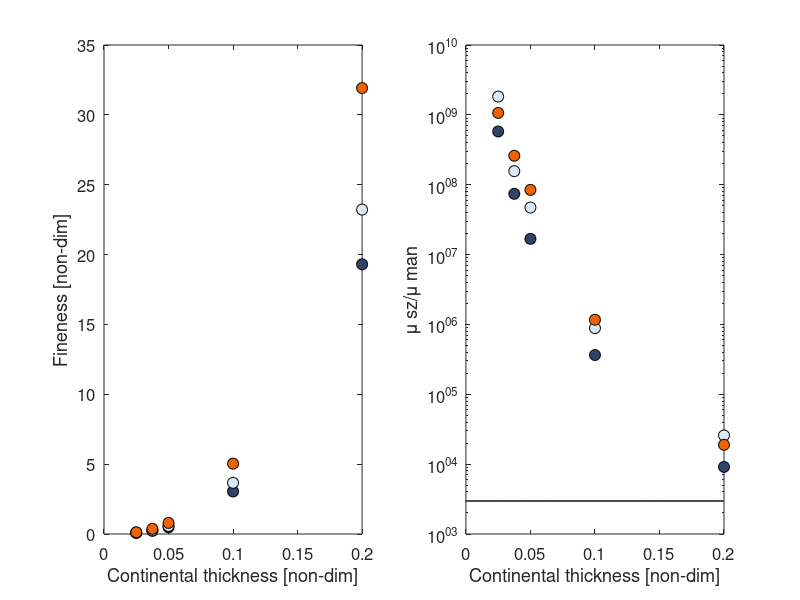

The MATLAB source for this figure:
clear all;
close all;

% params
D = 1e-2;
H = 1.5e5;
theta_h = 13.82;
theta_v = 13.82;
h_l = exp(-theta_h);
mu_l = exp(theta_v);
p = 4;
m = 2;
mu_jump = 100;
Ra = 1e7;

eff_Ra = 1.0e+07 *[1.0811    1.3004    1.7875];

% variables
d = 1 - [0.8, 0.9, 0.95, 0.9625, 0.975];
Q10_Aman = [3.1352, 2.9824, 2.9162, 3.1679, 3.0235];
Q15_Aman = [2.0596, 2.1919, 2.7264, 2.2386, 2.6304];
Q20_Aman = [1.3279, 1.833, 2.4091, 2.3156, 1.3981];
Q10_Tman = [0.7563, 0.7631, 0.7762, 0.7607, 0.7598];
Q15_Tman = [0.9189, 0.8986, 0.8873, 0.8917, 0.8900];
Q20_Tman = [1.0061, 0.9905, 0.9934, 0.9696, 0.9884];

% equations
del_tau = 0.2764*Ra*d.^2.6643*theta_h^1.228*mu_jump^-0.57;
del_tau_q10 = 0.2764*eff_Ra(1)*d.^2.6643*theta_h^1.228*mu_jump^-0.57;
del_tau_q15 = 0.2764*eff_Ra(2)*d.^2.6643*theta_h^1.228*mu_jump^-0.57;
del_tau_q20 = 0.2764*eff_Ra(3)*d.^2.6643*theta_h^1.228*mu_jump^-0.57;

A_sz = ((D*del_tau.^2)/(H*h_l*mu_l)).^(1/(p-m));
A_sz_q10 = ((D*del_tau_q10.^2)/(H*h_l*mu_l)).^(1/(p-m));
A_sz_q15 = ((D*del_tau_q15.^2)/(H*h_l*mu_l)).^(1/(p-m));
A_sz_q20 = ((D*del_tau_q20.^2)/(H*h_l*mu_l)).^(1/(p-m));

mu_sz = mu_l*A_sz.^(-m);
mu_sz_q10 = mu_l*A_sz_q10.^(-m);
mu_sz_q15 = mu_l*A_sz_q15.^(-m);
mu_sz_q20 = mu_l*A_sz_q20.^(-m);
Q10_mu_man = exp(theta_v*(1-Q10_Tman)).*Q10_Aman.^(-m);
Q15_mu_man = exp(theta_v*(1-Q15_Tman)).*Q15_Aman.^(-m);
Q20_mu_man = exp(theta_v*(1-Q20_Tman)).*Q20_Aman.^(-m);

subplot(1,2,1)
%plot(d, A_sz,'ko','MarkerFaceColor',[0.3 0.3 0.3]);
%hold on
%p = polyfit(d, A_sz,4);
x1 = linspace(0,0.2);
%y1 = polyval(p,x1);
%plot(x1,y1,'k');
plot(d, A_sz_q10,'o',"MarkerEdgeColor","k", ...
    "MarkerFaceColor","#304369",'MarkerSize',8);
hold on
plot(d, A_sz_q15,'o',"MarkerEdgeColor","k", ...
    "MarkerFaceColor","#d9e9f5",'MarkerSize',8);
plot(d, A_sz_q20,'o',"MarkerEdgeColor","k", ...
    "MarkerFaceColor","#f26101",'MarkerSize',8);

xlabel('Continental thickness [non-dim]')
ylabel('Fineness [non-dim]')
set(gca,'FontSize',12)

subplot(1,2,2)
threshold = 3e3*ones(length(x1));
semilogy(d, 10*mu_sz_q10./Q10_mu_man,'o',"MarkerEdgeColor","k", ...
    "MarkerFaceColor","#304369",'MarkerSize',8);
hold on
semilogy(d, 10*mu_sz_q15./Q15_mu_man,'o',"MarkerEdgeColor","k", ...
    "MarkerFaceColor","#d9e9f5",'MarkerSize',8);
semilogy(d, 10*mu_sz_q20./Q20_mu_man,'o',"MarkerEdgeColor","k", ...
    "MarkerFaceColor","#f26101",'MarkerSize',8);
semilogy(x1,threshold,'Color',[0.3,0.3,0.3])

xlabel('Continental thickness [non-dim]')
ylabel('\mu sz/\mu man')
set(gca,'FontSize',12)
